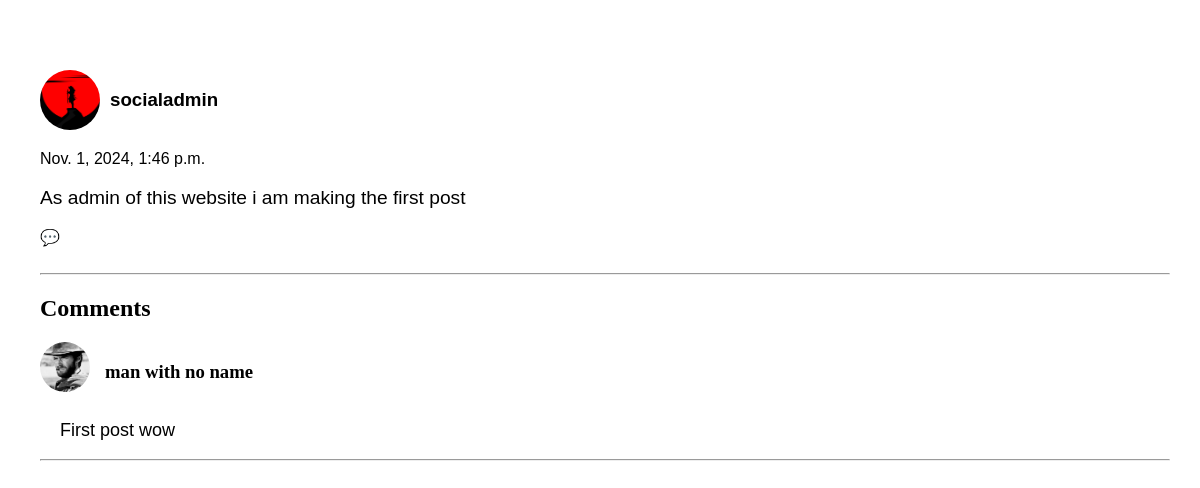
Page /postdetails/1/ on the committed database.
### app/models.py (models this page shows, shortened)
class Post(models.Model):
    user=models.ForeignKey(User,on_delete=models.CASCADE)
    content=models.CharField(max_length=280,blank=True)
    image=models.ImageField(upload_to="image",null=True,blank=True)
    created_at=models.DateTimeField(auto_now_add=True)
    updated_at=models.DateTimeField(auto_now=True)
    likes=models.ManyToManyField(User,related_name='liked_posts',blank=True)
    retweet=models.ManyToManyField(User,related_name='retweetd_posts',blank=True)

class Profile(models.Model):
    user=models.OneToOneField(User,on_delete=models.CASCADE,related_name="profile")
    user_image=models.ImageField(upload_to="profile_image",null=True,blank=True)
    created_at=models.DateField(auto_now_add=True)
    bio=models.CharField(max_length=100,blank=True)
    followers=models.ManyToManyField('self',symmetrical=False,related_name="following",blank=True)

class Comment(models.Model):
    user=models.ForeignKey(User,on_delete=models.CASCADE)
    content=models.TextField()
    post=models.ForeignKey(Post,related_name="comments",on_delete=models.CASCADE)
    created_at=models.DateTimeField(auto_now_add=True)

### app/views.py (the view)
# urls.py: path('postdetails/<int:id>/',post_details,name="post_details"),
@never_cache
def post_details(request,id):
    post= get_object_or_404(Post,id=id)
    comments=post.comments.all()
    context={
        'post':post,
        'comments':comments
    }
    return render(request,'post_details.html',context)

### templates/post_details.html (shortened to what this page needs)
<!DOCTYPE html>
<html lang="en">
<head>
    {%load static%}
    <link rel="stylesheet" type="text/css" href="{% static 'css/style.css' %}">
</head>
<body>
    <div class="post-detail-section">
        <div class="post-detail-container">
            <div class="user-info">
                {% if post.user.profile.user_image %}
            <a href="{% url 'profiles' post.user.username %}">
            <img id="post-user-pic" src="{{ post.user.profile.user_image.url }}"  alt="{% static 'images/oip.jpg' %}"></a>
            {%else%}
            <a href="{% url 'profiles' post.user.username %}">
            <img id="alt-img" src="{% static 'images/oip.jpg' %}" ></a>
            {%endif%}
            <h3 id="username">{{post.user}}</h3>
             </div>
            <p id="created-date">{{post.created_at}}</p>
            <p id="post-content">{{post.content}}</p>
            <a href="{% url 'add_comment' post.id %}" id="anchor-tag">💬</a>
            <br><br>
            <hr>
            <h2>Comments</h2>
            <div>
                {% for comment in comments %}
                <div class="comment-section">
                {% if comment.user.profile.user_image %}
                <a href="{% url 'profiles' comment.user.username %}">
                <img id="comment-user-pic"  src="{{ comment.user.profile.user_image.url }}"></a>
                 {% else %}
                 <a href="{% url 'profiles' comment.user.username %}">
                 <img id="alt-img" src="{% static 'images/oip.jpg' %}" ></a>
                 {% endif %}
                <h3>{{ comment.user }}</h3>
                </div>
                    <p id="comment-content"> {{ comment.content }}</p>
                    <hr>
                {% empty %}
                    <p>No comments yet.</p>
                {% endfor %}
            </div>
        </div>
    </div>
</body>
</html>

### static/css/style.css (style rules this page uses)
body { background-color: rgb(255, 255, 255); margin:0; padding:0; box-sizing: border-box; }
#post-user-pic { border-radius: 50%; height:60px; width:60px; object-fit: cover; }
#anchor-tag { text-decoration: none; color: inherit; }
.user-info { display: flex; gap: 10px; }
.post-detail-section { margin-left: 30px; margin-top: 60px; margin-right: 20px; }
.post-detail-container { padding: 10px; }
#username { font-family: 'Lucida Sans', 'Lucida Sans Regular', 'Lucida Grande', 'Lucida Sans Unicode', Geneva, Verdana, sans-serif; }
#created-date { font-family: 'Trebuchet MS', 'Lucida Sans Unicode', 'Lucida Grande', 'Lucida Sans', Arial, sans-serif; }
#post-content { font-family: 'Lucida Sans', 'Lucida Sans Regular', 'Lucida Grande', 'Lucida Sans Unicode', Geneva, Verdana, sans-serif; font-size:larger; }
.comment-section { margin-right: 10px; display: flex; gap:15px; }
#comment-user-pic { height:50px; width:50px; border-radius: 50%; object-fit: cover; }
#comment-content { font-family: 'Gill Sans', 'Gill Sans MT', Calibri, 'Trebuchet MS', sans-serif; font-size: large; margin-left:20px; }
body { background-color: rgb(255, 255, 255); }

### rows in the picture
Post: user.profile.user_image (picture), user "socialadmin", created_at "Nov. 1, 2024, 1:46 p.m.", content "As admin of this website i am making the first post"
Comment: user.profile.user_image (picture), user "man with no name", content "First post wow"
